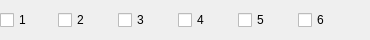
                    <widget class="QWidget" name="widget_RecTrack">
                     <property name="sizePolicy">
                      <sizepolicy hsizetype="Preferred" vsizetype="Fixed">
                       <horstretch>0</horstretch>
                       <verstretch>0</verstretch>
                      </sizepolicy>
                     </property>
                     <property name="minimumSize">
                      <size>
                       <width>0</width>
                       <height>40</height>
                      </size>
                     </property>
                     <property name="maximumSize">
                      <size>
                       <width>16777215</width>
                       <height>40</height>
                      </size>
                     </property>
                     <property name="styleSheet">
                      <string notr="true"/>
                     </property>
                     <layout class="QHBoxLayout" name="horizontalLayout_40">
                      <property name="spacing">
                       <number>28</number>
                      </property>
                      <property name="leftMargin">
                       <number>0</number>
                      </property>
                      <property name="topMargin">
                       <number>0</number>
                      </property>
                      <property name="rightMargin">
                       <number>0</number>
                      </property>
                      <property name="bottomMargin">
                       <number>0</number>
                      </property>
                      <item>
                       <widget class="QCheckBox" name="checkBox_AdvOutRecTrack1">
                        <property name="minimumSize">
                         <size>
                          <width>30</width>
                          <height>18</height>
                         </size>
                        </property>
                        <property name="maximumSize">
                         <size>
                          <width>30</width>
                          <height>18</height>
                         </size>
                        </property>
                        <property name="styleSheet">
                         <string notr="true"/>
                        </property>
                        <property name="text">
                         <string>1</string>
                        </property>
                        <property name="tristate">
                         <bool>false</bool>
                        </property>
                       </widget>
                      </item>
                      <item>
                       <widget class="QCheckBox" name="checkBox_AdvOutRecTrack2">
                        <property name="minimumSize">
                         <size>
                          <width>0</width>
                          <height>18</height>
                         </size>
                        </property>
                        <property name="maximumSize">
                         <size>
                          <width>33</width>
                          <height>18</height>
                         </size>
                        </property>
                        <property name="styleSheet">
                         <string notr="true"/>
                        </property>
                        <property name="text">
                         <string>2</string>
                        </property>
                       </widget>
                      </item>
                      <item>
                       <widget class="QCheckBox" name="checkBox_AdvOutRecTrack3">
                        <property name="minimumSize">
                         <size>
                          <width>0</width>
                          <height>18</height>
                         </size>
                        </property>
                        <property name="maximumSize">
                         <size>
                          <width>33</width>
                          <height>18</height>
                         </size>
                        </property>
                        <property name="styleSheet">
                         <string notr="true"/>
                        </property>
                        <property name="text">
                         <string>3</string>
                        </property>
                       </widget>
                      </item>
                      <item>
                       <widget class="QCheckBox" name="checkBox_AdvOutRecTrack4">
                        <property name="minimumSize">
                         <size>
                          <width>0</width>
                          <height>18</height>
                         </size>
                        </property>
                        <property name="maximumSize">
                         <size>
                          <width>33</width>
                          <height>18</height>
                         </size>
                        </property>
                        <property name="styleSheet">
                         <string notr="true"/>
                        </property>
                        <property name="text">
                         <string>4</string>
                        </property>
                       </widget>
                      </item>
                      <item>
                       <widget class="QCheckBox" name="checkBox_AdvOutRecTrack5">
                        <property name="minimumSize">
                         <size>
                          <width>0</width>
                          <height>18</height>
                         </size>
                        </property>
                        <property name="maximumSize">
                         <size>
                          <width>33</width>
                          <height>18</height>
                         </size>
                        </property>
                        <property name="styleSheet">
                         <string notr="true"/>
                        </property>
                        <property name="text">
                         <string>5</string>
                        </property>
                       </widget>
                      </item>
                      <item>
                       <widget class="QCheckBox" name="checkBox_AdvOutRecTrack6">
                        <property name="minimumSize">
                         <size>
                          <width>0</width>
                          <height>18</height>
                         </size>
                        </property>
                        <property name="maximumSize">
                         <size>
                          <width>33</width>
                          <height>18</height>
                         </size>
                        </property>
                        <property name="text">
                         <string>6</string>
                        </property>
                       </widget>
                      </item>
                      <item>
                       <spacer name="horizontalSpacer_4">
                        <property name="orientation">
                         <enum>Qt::Horizontal</enum>
                        </property>
                        <property name="sizeHint" stdset="0">
                         <size>
                          <width>40</width>
                          <height>20</height>
                         </size>
                        </property>
                       </spacer>
                      </item>
                     </layout>
                    </widget>
